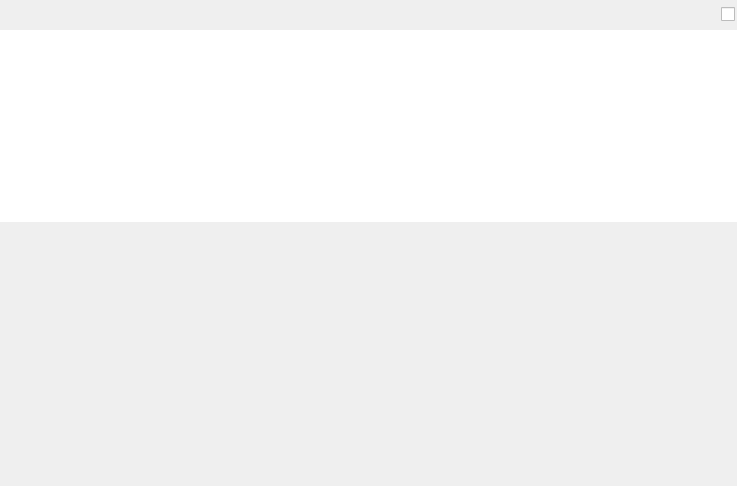
<?xml version="1.0" encoding="UTF-8"?>
<ui version="4.0">
 <class>AlgorithmRunnerItem</class>
 <widget class="QWidget" name="AlgorithmRunnerItem">
  <property name="geometry">
   <rect>
    <x>0</x>
    <y>0</y>
    <width>737</width>
    <height>486</height>
   </rect>
  </property>
  <property name="sizePolicy">
   <sizepolicy hsizetype="Preferred" vsizetype="Maximum">
    <horstretch>0</horstretch>
    <verstretch>0</verstretch>
   </sizepolicy>
  </property>
  <property name="minimumSize">
   <size>
    <width>0</width>
    <height>0</height>
   </size>
  </property>
  <layout class="QVBoxLayout" name="verticalLayout">
   <property name="spacing">
    <number>0</number>
   </property>
   <property name="margin">
    <number>0</number>
   </property>
   <item>
    <widget class="QFrame" name="algFrame">
     <property name="sizePolicy">
      <sizepolicy hsizetype="Preferred" vsizetype="Maximum">
       <horstretch>0</horstretch>
       <verstretch>0</verstretch>
      </sizepolicy>
     </property>
     <layout class="QHBoxLayout" name="horizontalLayout_2">
      <property name="spacing">
       <number>2</number>
      </property>
      <property name="leftMargin">
       <number>0</number>
      </property>
      <property name="topMargin">
       <number>0</number>
      </property>
      <property name="rightMargin">
       <number>0</number>
      </property>
      <property name="bottomMargin">
       <number>2</number>
      </property>
      <item>
       <widget class="QPushButton" name="settingsButton">
        <property name="minimumSize">
         <size>
          <width>28</width>
          <height>28</height>
         </size>
        </property>
        <property name="maximumSize">
         <size>
          <width>28</width>
          <height>28</height>
         </size>
        </property>
        <property name="toolTip">
         <string>Show/Hide algorithm settings</string>
        </property>
        <property name="text">
         <string/>
        </property>
        <property name="icon">
         <iconset>
          <normaloff>:/talipot/app/icons/16/preferences-other.png</normaloff>:/talipot/app/icons/16/preferences-other.png</iconset>
        </property>
        <property name="checkable">
         <bool>true</bool>
        </property>
        <property name="flat">
         <bool>true</bool>
        </property>
       </widget>
      </item>
      <item>
       <widget class="QPushButton" name="playButton">
        <property name="sizePolicy">
         <sizepolicy hsizetype="Expanding" vsizetype="Preferred">
          <horstretch>0</horstretch>
          <verstretch>0</verstretch>
         </sizepolicy>
        </property>
        <property name="icon">
         <iconset>
          <normaloff>:/talipot/gui/icons/22/start.png</normaloff>:/talipot/gui/icons/22/start.png</iconset>
        </property>
        <property name="iconSize">
         <size>
          <width>16</width>
          <height>16</height>
         </size>
        </property>
        <property name="flat">
         <bool>true</bool>
        </property>
       </widget>
      </item>
      <item>
       <widget class="QLabel" name="languageLabel">
        <property name="minimumSize">
         <size>
          <width>16</width>
          <height>28</height>
         </size>
        </property>
        <property name="maximumSize">
         <size>
          <width>16</width>
          <height>28</height>
         </size>
        </property>
        <property name="text">
         <string/>
        </property>
        <property name="alignment">
         <set>Qt::AlignCenter</set>
        </property>
       </widget>
      </item>
      <item>
       <widget class="QCheckBox" name="favoriteCheck">
        <property name="sizePolicy">
         <sizepolicy hsizetype="Maximum" vsizetype="Fixed">
          <horstretch>0</horstretch>
          <verstretch>0</verstretch>
         </sizepolicy>
        </property>
        <property name="minimumSize">
         <size>
          <width>16</width>
          <height>28</height>
         </size>
        </property>
        <property name="maximumSize">
         <size>
          <width>16</width>
          <height>28</height>
         </size>
        </property>
        <property name="toolTip">
         <string>Add to Favorites</string>
        </property>
        <property name="iconSize">
         <size>
          <width>28</width>
          <height>28</height>
         </size>
        </property>
       </widget>
      </item>
     </layout>
    </widget>
   </item>
   <item>
    <widget class="QTableView" name="parameters">
     <property name="sizePolicy">
      <sizepolicy hsizetype="Expanding" vsizetype="Maximum">
       <horstretch>0</horstretch>
       <verstretch>0</verstretch>
      </sizepolicy>
     </property>
     <property name="frameShape">
      <enum>QFrame::NoFrame</enum>
     </property>
     <property name="editTriggers">
      <set>QAbstractItemView::AllEditTriggers</set>
     </property>
     <property name="showDropIndicator" stdset="0">
      <bool>false</bool>
     </property>
     <property name="dragDropOverwriteMode">
      <bool>false</bool>
     </property>
     <attribute name="horizontalHeaderVisible">
      <bool>false</bool>
     </attribute>
     <attribute name="horizontalHeaderStretchLastSection">
      <bool>true</bool>
     </attribute>
     <attribute name="verticalHeaderDefaultSectionSize">
      <number>27</number>
     </attribute>
    </widget>
   </item>
   <item>
    <spacer name="verticalSpacer">
     <property name="orientation">
      <enum>Qt::Vertical</enum>
     </property>
     <property name="sizeHint" stdset="0">
      <size>
       <width>0</width>
       <height>0</height>
      </size>
     </property>
    </spacer>
   </item>
  </layout>
 </widget>
 <resources/>
 <connections>
  <connection>
   <sender>playButton</sender>
   <signal>clicked(bool)</signal>
   <receiver>AlgorithmRunnerItem</receiver>
   <slot>run()</slot>
   <hints>
    <hint type="sourcelabel">
     <x>13</x>
     <y>13</y>
    </hint>
    <hint type="destinationlabel">
     <x>369</x>
     <y>233</y>
    </hint>
   </hints>
  </connection>
  <connection>
   <sender>settingsButton</sender>
   <signal>toggled(bool)</signal>
   <receiver>parameters</receiver>
   <slot>setVisible(bool)</slot>
   <hints>
    <hint type="sourcelabel">
     <x>41</x>
     <y>13</y>
    </hint>
    <hint type="destinationlabel">
     <x>369</x>
     <y>140</y>
    </hint>
   </hints>
  </connection>
  <connection>
   <sender>settingsButton</sender>
   <signal>toggled(bool)</signal>
   <receiver>AlgorithmRunnerItem</receiver>
   <slot>initModel()</slot>
   <hints>
    <hint type="sourcelabel">
     <x>41</x>
     <y>13</y>
    </hint>
    <hint type="destinationlabel">
     <x>369</x>
     <y>243</y>
    </hint>
   </hints>
  </connection>
 </connections>
 <slots>
  <signal>favorized(bool)</signal>
  <slot>run()</slot>
  <slot>initModel()</slot>
 </slots>
</ui>
